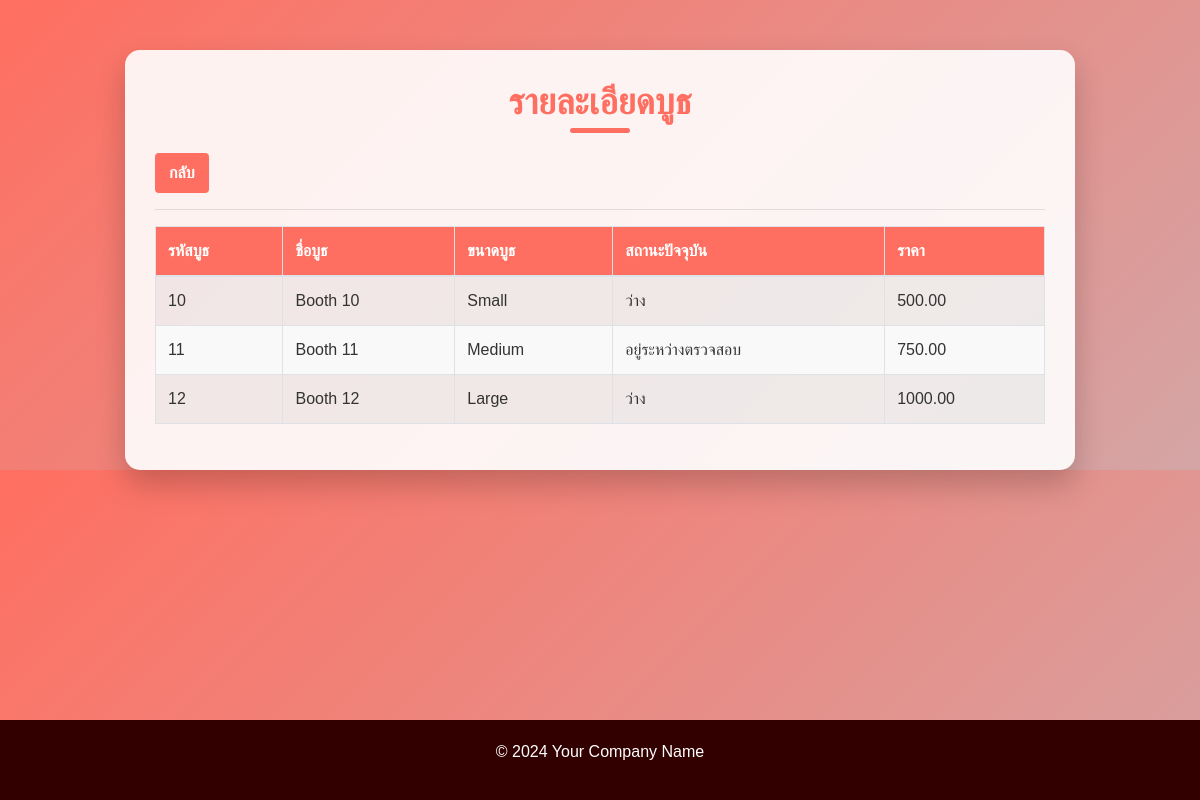
Screenshot of /ku_model/booth_details.php?zone_id=4 (signed in) with the database file from the repository.
### tables this page shows
CREATE TABLE `booths` (
  `booth_id` int(11) NOT NULL,
  `booth_number` int(11) NOT NULL,
  `booth_name` varchar(255) NOT NULL,
  `booth_size` varchar(50) NOT NULL,
  `booth_status` tinyint(4) NOT NULL,
  `booth_price` decimal(10,2) NOT NULL,
  `zone_id` int(11) NOT NULL
);

### ku_model/booth_details.php (the view, shortened to what this page needs)
<?php
include 'config.php';
$zone_id = isset($_GET['zone_id']) ? $_GET['zone_id'] : '';
$sql = "SELECT booth_id, booth_name, booth_size, booth_status, booth_price FROM booths WHERE zone_id = ?";
$stmt = $conn->prepare($sql);
$stmt->bind_param("s", $zone_id);
$stmt->execute();
$result = $stmt->get_result();
?>
<!DOCTYPE html>
<html lang="en">
<head>
    <link rel="stylesheet" href="https://stackpath.bootstrapcdn.com/bootstrap/4.1.3/css/bootstrap.min.css">
</head>
<body>
    <div class="container">
        <div class="row">
            <div class="col-12 col-md-10 offset-md-1 container-custom">
                <h4 class="header">รายละเอียดบูธ</h4>
                <a href="mains.php" class="btn btn-secondary">กลับ</a>
                <hr>
                <table class="table table-bordered table-striped">
                    <thead>
                        <tr>
                            <th>รหัสบูธ</th>
                            <th>ชื่อบูธ</th>
                            <th>ขนาดบูธ</th>
                            <th>สถานะปัจจุบัน</th>
                            <th>ราคา</th>
                        </tr>
                    </thead>
                    <tbody>
                        <?php if ($result->num_rows > 0): ?>
                            <?php while ($row = $result->fetch_assoc()): ?>
                                <tr>
                                    <td><?php echo htmlspecialchars($row['booth_id']); ?></td>
                                    <td><?php echo htmlspecialchars($row['booth_name']); ?></td>
                                    <td><?php echo htmlspecialchars($row['booth_size']); ?></td>
                                    <td>
                                        <?php
                                        $status = htmlspecialchars($row['booth_status']);
                                        if ($status == 0) {
                                            echo "ว่าง";
                                        } elseif ($status == 1) {
                                            echo "อยู่ระหว่างตรวจสอบ";
                                        } else {
                                            echo "จองแล้ว";
                                        }
                                        ?>
                                    </td>
                                    <td><?php echo htmlspecialchars($row['booth_price']); ?></td>
                                </tr>
                            <?php endwhile; ?>
                        <?php else: ?>
                            <tr>
                                <td colspan="5">ไม่มีข้อมูล</td>
                            </tr>
                        <?php endif; ?>
                    </tbody>
                </table>
            </div>
        </div>
    </div>
    <div class="footer">
        <p>&copy; 2024 Your Company Name</p>
    </div>
</body>
</html>

### ku_model/booth_details.php (style rules this page uses)
body { background: linear-gradient(135deg, #ff6f61, #d4a5a5); font-family: 'Poppins', sans-serif; color: #333; padding: 0; margin: 0; }
.container-custom { background-color: rgba(255, 255, 255, 0.9); padding: 30px; border-radius: 15px; box-shadow: 0 15px 30px rgba(0, 0, 0, 0.2); margin-top: 50px; animation: fadeIn 1s ease-in-out; }
.header { color: #ff6f61; text-align: center; font-size: 36px; font-weight: 700; margin-bottom: 30px; position: relative; }
.header::after { content: ''; position: absolute; left: 50%; bottom: -10px; transform: translateX(-50%); height: 5px; width: 60px; background: #ff6f61; border-radius: 3px; }
.btn-secondary { background-color: #ff6f61; border: 2px solid #ff6f61; color: #fff; font-weight: 600; transition: background-color 0.3s ease, border-color 0.3s ease, transform 0.3s ease; }
.table { border-collapse: collapse; width: 100%; }
.table thead th { background-color: #ff6f61; color: #fff; font-weight: 600; position: relative; }
.table tbody tr { transition: background-color 0.3s ease, transform 0.3s ease; }
.table tbody tr:nth-child(even) { background-color: #f9f9f9; }
.table tbody td { transition: color 0.3s ease; }
.footer { text-align: center; color: #fff; padding: 20px 0; background-color: #330000; position: fixed; width: 100%; bottom: 0; }

### rows the page displays
booths: booth_id "10", booth_name "Booth 10", booth_size "Small", booth_status "ว่าง", booth_price "500.00"
booths: booth_id "11", booth_name "Booth 11", booth_size "Medium", booth_status "อยู่ระหว่างตรวจสอบ", booth_price "750.00"
booths: booth_id "12", booth_name "Booth 12", booth_size "Large", booth_status "ว่าง", booth_price "1000.00"
